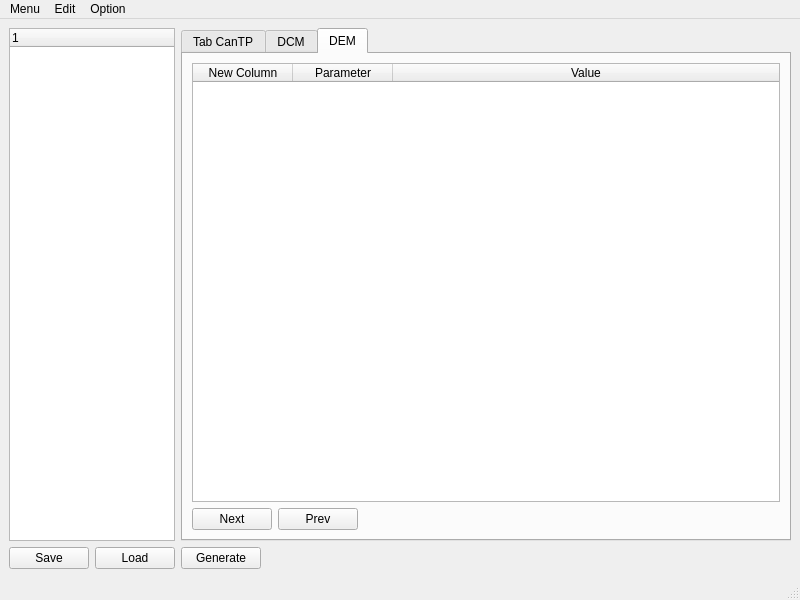
<?xml version="1.0" encoding="UTF-8"?>
<ui version="4.0">
 <class>MainWindow</class>
 <widget class="QMainWindow" name="MainWindow">
  <property name="geometry">
   <rect>
    <x>0</x>
    <y>0</y>
    <width>800</width>
    <height>600</height>
   </rect>
  </property>
  <property name="windowTitle">
   <string>MainWindow</string>
  </property>
  <widget class="QWidget" name="centralwidget">
   <layout class="QGridLayout" name="gridLayout">
    <item row="0" column="0" colspan="2">
     <widget class="QTreeWidget" name="treeWidget">
      <property name="sizePolicy">
       <sizepolicy hsizetype="Preferred" vsizetype="Preferred">
        <horstretch>0</horstretch>
        <verstretch>0</verstretch>
       </sizepolicy>
      </property>
      <property name="maximumSize">
       <size>
        <width>300</width>
        <height>16777215</height>
       </size>
      </property>
      <column>
       <property name="text">
        <string notr="true">1</string>
       </property>
      </column>
     </widget>
    </item>
    <item row="0" column="2">
     <widget class="QTabWidget" name="tabWidget">
      <property name="currentIndex">
       <number>2</number>
      </property>
      <widget class="QWidget" name="tabCanTP">
       <attribute name="title">
        <string>Tab CanTP</string>
       </attribute>
       <layout class="QGridLayout" name="gridLayout_2">
        <item row="0" column="0">
         <widget class="QTableWidget" name="tableWidgetCanTP">
          <property name="alternatingRowColors">
           <bool>true</bool>
          </property>
          <attribute name="horizontalHeaderStretchLastSection">
           <bool>true</bool>
          </attribute>
          <attribute name="verticalHeaderCascadingSectionResizes">
           <bool>false</bool>
          </attribute>
          <row>
           <property name="text">
            <string>1</string>
           </property>
          </row>
          <row>
           <property name="text">
            <string>2</string>
           </property>
          </row>
          <row>
           <property name="text">
            <string>3</string>
           </property>
          </row>
          <column>
           <property name="text">
            <string>id</string>
           </property>
          </column>
          <column>
           <property name="text">
            <string>Parameter</string>
           </property>
          </column>
          <column>
           <property name="text">
            <string>Value</string>
           </property>
          </column>
         </widget>
        </item>
       </layout>
      </widget>
      <widget class="QWidget" name="tabDCM">
       <attribute name="title">
        <string>DCM</string>
       </attribute>
       <layout class="QFormLayout" name="formLayout_2">
        <item row="0" column="0" colspan="2">
         <widget class="QTableWidget" name="tableWidgetDCM">
          <property name="alternatingRowColors">
           <bool>true</bool>
          </property>
          <attribute name="horizontalHeaderCascadingSectionResizes">
           <bool>false</bool>
          </attribute>
          <attribute name="horizontalHeaderShowSortIndicator" stdset="0">
           <bool>false</bool>
          </attribute>
          <attribute name="horizontalHeaderStretchLastSection">
           <bool>true</bool>
          </attribute>
          <attribute name="verticalHeaderCascadingSectionResizes">
           <bool>true</bool>
          </attribute>
          <attribute name="verticalHeaderStretchLastSection">
           <bool>true</bool>
          </attribute>
          <column>
           <property name="text">
            <string>id</string>
           </property>
          </column>
          <column>
           <property name="text">
            <string>Parameter</string>
           </property>
          </column>
          <column>
           <property name="text">
            <string>Value</string>
           </property>
          </column>
         </widget>
        </item>
        <item row="1" column="0">
         <widget class="QPushButton" name="pushButtonNextService">
          <property name="maximumSize">
           <size>
            <width>80</width>
            <height>16777215</height>
           </size>
          </property>
          <property name="text">
           <string>Next</string>
          </property>
         </widget>
        </item>
        <item row="1" column="1">
         <widget class="QPushButton" name="pushButtonPrevService">
          <property name="maximumSize">
           <size>
            <width>80</width>
            <height>16777215</height>
           </size>
          </property>
          <property name="text">
           <string>Prev</string>
          </property>
         </widget>
        </item>
       </layout>
      </widget>
      <widget class="QWidget" name="tabDEM">
       <attribute name="title">
        <string>DEM</string>
       </attribute>
       <layout class="QFormLayout" name="formLayout">
        <item row="0" column="0" colspan="2">
         <widget class="QTableWidget" name="tableWidgetDEM">
          <property name="alternatingRowColors">
           <bool>true</bool>
          </property>
          <attribute name="horizontalHeaderCascadingSectionResizes">
           <bool>true</bool>
          </attribute>
          <attribute name="horizontalHeaderStretchLastSection">
           <bool>true</bool>
          </attribute>
          <attribute name="verticalHeaderCascadingSectionResizes">
           <bool>true</bool>
          </attribute>
          <column>
           <property name="text">
            <string>New Column</string>
           </property>
          </column>
          <column>
           <property name="text">
            <string>Parameter</string>
           </property>
          </column>
          <column>
           <property name="text">
            <string>Value</string>
           </property>
          </column>
         </widget>
        </item>
        <item row="1" column="0">
         <widget class="QPushButton" name="pushButtonNextDTC">
          <property name="maximumSize">
           <size>
            <width>80</width>
            <height>16777215</height>
           </size>
          </property>
          <property name="text">
           <string>Next</string>
          </property>
         </widget>
        </item>
        <item row="1" column="1">
         <widget class="QPushButton" name="pushButtonPreviousDTC">
          <property name="maximumSize">
           <size>
            <width>80</width>
            <height>16777215</height>
           </size>
          </property>
          <property name="text">
           <string>Prev</string>
          </property>
         </widget>
        </item>
       </layout>
      </widget>
     </widget>
    </item>
    <item row="1" column="0">
     <widget class="QPushButton" name="pushButtonSave">
      <property name="maximumSize">
       <size>
        <width>80</width>
        <height>16777215</height>
       </size>
      </property>
      <property name="text">
       <string>Save</string>
      </property>
     </widget>
    </item>
    <item row="1" column="1">
     <widget class="QPushButton" name="pushButtonLoad">
      <property name="maximumSize">
       <size>
        <width>80</width>
        <height>16777215</height>
       </size>
      </property>
      <property name="text">
       <string>Load</string>
      </property>
     </widget>
    </item>
    <item row="1" column="2">
     <widget class="QPushButton" name="pushButtonGenerate">
      <property name="maximumSize">
       <size>
        <width>80</width>
        <height>16777215</height>
       </size>
      </property>
      <property name="text">
       <string>Generate</string>
      </property>
     </widget>
    </item>
   </layout>
  </widget>
  <widget class="QMenuBar" name="menubar">
   <property name="geometry">
    <rect>
     <x>0</x>
     <y>0</y>
     <width>800</width>
     <height>21</height>
    </rect>
   </property>
   <widget class="QMenu" name="menuMenu">
    <property name="title">
     <string>Menu</string>
    </property>
    <addaction name="actionNew"/>
    <addaction name="actionOpen"/>
    <addaction name="actionSave"/>
    <addaction name="actionSave_As"/>
    <addaction name="actionExit"/>
   </widget>
   <widget class="QMenu" name="menuEdit">
    <property name="title">
     <string>Edit</string>
    </property>
    <addaction name="actionEnable"/>
    <addaction name="actionDisable"/>
   </widget>
   <widget class="QMenu" name="menuOption">
    <property name="title">
     <string>Option</string>
    </property>
   </widget>
   <addaction name="menuMenu"/>
   <addaction name="menuEdit"/>
   <addaction name="menuOption"/>
  </widget>
  <widget class="QStatusBar" name="statusbar"/>
  <action name="actionNew">
   <property name="text">
    <string>New</string>
   </property>
  </action>
  <action name="actionOpen">
   <property name="text">
    <string>Open</string>
   </property>
  </action>
  <action name="actionSave">
   <property name="text">
    <string>Save</string>
   </property>
  </action>
  <action name="actionSave_As">
   <property name="text">
    <string>Save As</string>
   </property>
  </action>
  <action name="actionExit">
   <property name="text">
    <string>Exit</string>
   </property>
  </action>
  <action name="actionEnable">
   <property name="text">
    <string>Enable</string>
   </property>
  </action>
  <action name="actionDisable">
   <property name="text">
    <string>Disable</string>
   </property>
  </action>
 </widget>
 <resources/>
 <connections/>
</ui>
